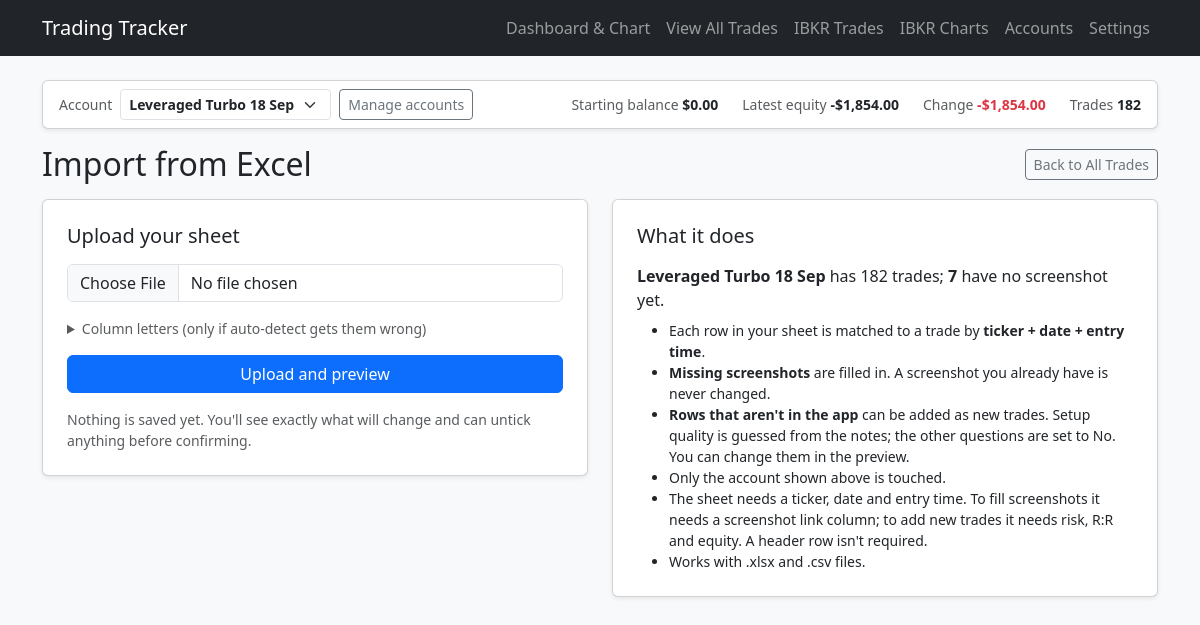
Screenshot of /import-screenshots with the database file from the repository.
### flask_app.py (models this page shows, shortened)
class Account(db.Model):
    id = db.Column(db.Integer, primary_key=True)
    name = db.Column(db.String(60), unique=True, nullable=False)
    starting_balance = db.Column(db.Float, nullable=True)
    created = db.Column(db.DateTime, default=datetime.utcnow)

class Trade(db.Model):
    id = db.Column(db.Integer, primary_key=True)
    position = db.Column(db.Integer, default=0)
    setup_quality_str = db.Column(db.String(20), nullable=False)
    ticker = db.Column(db.String(20), nullable=False)
    entry_datetime = db.Column(db.String(50), nullable=False)
    profit_taken_str = db.Column(db.String(10), nullable=False)
    stop_loss_zero_str = db.Column(db.String(10), nullable=False)
    current_equity = db.Column(db.Float, nullable=False)
    risk_str = db.Column(db.String(20), nullable=False)
    risk_reward_str = db.Column(db.String(20), nullable=False)
    risk_under_half_str = db.Column(db.String(10), nullable=True)
    daily_risk_str = db.Column(db.String(10), nullable=True)
    overtrading_str = db.Column(db.String(10), nullable=True, default='no')
    revenge_trading_str = db.Column(db.String(10), nullable=True, default='no')
    impatient_trading_str = db.Column(db.String(10), nullable=True, default='no')
    fearful_trading_str = db.Column(db.String(10), nullable=True, default='no')
    setup_score = db.Column(db.Float, nullable=False)
    profit_score = db.Column(db.Float, nullable=False)
    stop_loss_score = db.Column(db.Float, nullable=False)
    risk_score = db.Column(db.Float, nullable=False)
    risk_reward_score = db.Column(db.Float, nullable=False)
    daily_risk_score = db.Column(db.Float, nullable=True, default=0.0)
    psychology_score = db.Column(db.Float, nullable=True, default=0.0)
    total_score = db.Column(db.Float, nullable=False)
    timestamp = db.Column(db.DateTime, default=datetime.utcnow)
    screenshot_url = db.Column(db.String(500), nullable=True)
    account_id = db.Column(db.Integer, db.ForeignKey('account.id'), nullable=True)
    exit_datetime = db.Column(db.String(50), nullable=True)

### flask_app.py (the view, shortened to what this page needs)
@app.route('/import-screenshots', methods=['GET', 'POST'])
def import_screenshots():
    account = get_active_account()
    trades = Trade.query.filter_by(account_id=account.id).all()
    context = {
        'stage': 'upload',
        'account': account,
        'total_trades': len(trades),
        'missing_now': sum(1 for t in trades if not has_screenshot(t)),
        'error': None,
        'result': None,
        'points': answer_points(),
        'filled': request.args.get('filled', type=int),
        'skipped': request.args.get('skipped', type=int),
        'added': request.args.get('added', type=int),
        'add_skipped': request.args.get('add_skipped', type=int),
        'exits': request.args.get('exits', type=int),
        'exit_skipped': request.args.get('exit_skipped', type=int),
    }
    return render_template('import_screenshots.html', **context)

### flask_app.py (called while the page is built)
def parse_points(text, count):
    parts = [p for p in re.split(r'[/,\s]+', str(text or '').strip()) if p]
    if len(parts) != count:
        return None
    try:
        return [float(p) for p in parts]
    except ValueError:
        return None

def get_rule_points(key):
    rule = SCORING_RULES[key]
    setting = AppSetting.query.filter_by(key=key).first()
    if setting:
        parsed = parse_points(setting.value, rule['count'])
        if parsed is not None:
            return parsed
    return list(rule['defaults'])

def get_active_account():
    try:
        account = db.session.get(Account, int(request.cookies.get('account_id', '')))
    except ValueError:
        account = None
    return account or Account.query.order_by(Account.id.asc()).first()

def trade_profit_loss(trade):
    try:
        return float(trade.risk_str) * float(trade.risk_reward_str)
    except (TypeError, ValueError):
        return 0.0

def account_summary(account):
    trades = (
        Trade.query.filter_by(account_id=account.id)
        .order_by(Trade.position.asc())
        .all()
    )
    start = account.starting_balance
    latest = trades[-1].current_equity if trades else start
    change = latest - start if latest is not None and start is not None else None
    change_pct = change / start * 100 if change is not None and start and start > 0 else None
    return {
        'trade_count': len(trades),
        'starting_balance': start,
        'latest_equity': latest,
        'change': change,
        'change_pct': change_pct,
        'net_pl': sum(trade_profit_loss(t) for t in trades),
        'avg_score': (
            sum(t.total_score for t in trades) / len(trades) if trades else None
        ),
    }

@app.context_processor
def inject_accounts():
    return {
        'accounts': Account.query.order_by(Account.id.asc()).all(),
        'active_account': get_active_account(),
        'account_summary': account_summary,
    }

def has_screenshot(trade):
    return bool((trade.screenshot_url or '').strip())

def answer_points():
    return {
        'risk': get_rule_points('risk_under_half'),
        'daily': get_rule_points('daily_dd'),
    }

### templates/import_screenshots.html (shortened to what this page needs)
<!DOCTYPE html>
<html lang="en">
<head>
    <link href="https://cdn.jsdelivr.net/npm/bootstrap@5.3.0/dist/css/bootstrap.min.css" rel="stylesheet">
</head>
<body class="bg-light">
    <nav class="navbar navbar-expand-lg navbar-dark bg-dark mb-4">
    <div class="container">
        <a class="navbar-brand" href="/">Trading Tracker</a>
            <div class="navbar-nav">
                <a class="nav-link" href="/">Dashboard & Chart</a>
                <a class="nav-link" href="/trades-list">View All Trades</a>
                <a class="nav-link" href="/ibkr">IBKR Trades</a>
                <a class="nav-link" href="/ibkr-charts">IBKR Charts</a>
                <a class="nav-link" href="/accounts">Accounts</a>
                <a class="nav-link" href="/settings">Settings</a>
            </div>
    </div>
    </nav>
{% include '_account_bar.html' %}
<div class="container pb-5">
    <div class="d-flex justify-content-between align-items-center mb-3">
        <h2 class="m-0">Import from Excel</h2>
        <a href="/trades-list" class="btn btn-outline-secondary btn-sm">Back to All Trades</a>
    </div>
    {% if stage == 'upload' %}
    <div class="row g-4">
        <div class="col-lg-6">
            <div class="card shadow-sm p-4">
                <h5 class="mb-3">Upload your sheet</h5>
                <form method="POST" enctype="multipart/form-data">
                    <div class="mb-3">
                        <input type="file" class="form-control" name="file" accept=".xlsx,.xlsm,.csv" required>
                    </div>
                    <details class="mb-3">
                        <summary class="small text-muted">Column letters (only if auto-detect gets them wrong)</summary>
                    </details>
                    <button type="submit" class="btn btn-primary w-100">Upload and preview</button>
                </form>
                <p class="text-muted small mt-3 mb-0">
                    Nothing is saved yet. You'll see exactly what will change and can untick anything before confirming.
                </p>
            </div>
        </div>
        <div class="col-lg-6">
            <div class="card shadow-sm p-4">
                <h5 class="mb-3">What it does</h5>
                <p class="mb-2">
                    <strong>{{ account.name }}</strong> has {{ total_trades }} trade{{ '' if total_trades == 1 else 's' }};
                    <strong>{{ missing_now }}</strong> {{ 'has' if missing_now == 1 else 'have' }} no screenshot yet.
                </p>
                <ul class="mb-0 small">
                    <li>Each row in your sheet is matched to a trade by <strong>ticker + date + entry time</strong>.</li>
                    <li><strong>Missing screenshots</strong> are filled in. A screenshot you already have is never changed.</li>
                    <li><strong>Rows that aren't in the app</strong> can be added as new trades. Setup quality is guessed from the notes; the other questions are set to No. You can change them in the preview.</li>
                    <li>Only the account shown above is touched.</li>
                    <li>The sheet needs a ticker, date and entry time. To fill screenshots it needs a screenshot link column; to add new trades it needs risk, R:R and equity. A header row isn't required.</li>
                    <li>Works with .xlsx and .csv files.</li>
                </ul>
            </div>
        </div>
    </div>
    {% endif %}
</div>
</body>
</html>

### templates/_account_macros.html
{% macro money(v) -%}
{%- if v is none -%}&mdash;{%- else -%}{{ '-' if v < 0 else '' }}${{ '{:,.2f}'.format(v | abs) }}{%- endif -%}
{%- endmacro %}
{% macro signed(v) -%}
{%- if v is none -%}&mdash;{%- else -%}{{ '+' if v > 0 else '-' if v < 0 else '' }}${{ '{:,.2f}'.format(v | abs) }}{%- endif -%}
{%- endmacro %}
{% macro tone(v) -%}
{{ 'text-success' if v is not none and v > 0 else 'text-danger' if v is not none and v < 0 else '' }}
{%- endmacro %}

### rows the page displays
Account: starting_balance "0.00", name "Leveraged Turbo 18 Sep"
Trade: current_equity "-", current_equity "1,854.00"

### other values shown
{{ '+' if v > 0 else '-' if v < 0 else '' }} "-"
{{ '{:,.2f}'.format(v | abs) }} "1,854.00"
{{ s.trade_count }} "182"
{{ total_trades }} "182"
{{ '' if total_trades == 1 else 's' }} "s"
{{ missing_now }} "7"
{{ 'has' if missing_now == 1 else 'have' }} "have"
form field value "Leveraged Turbo 18 Sep"
